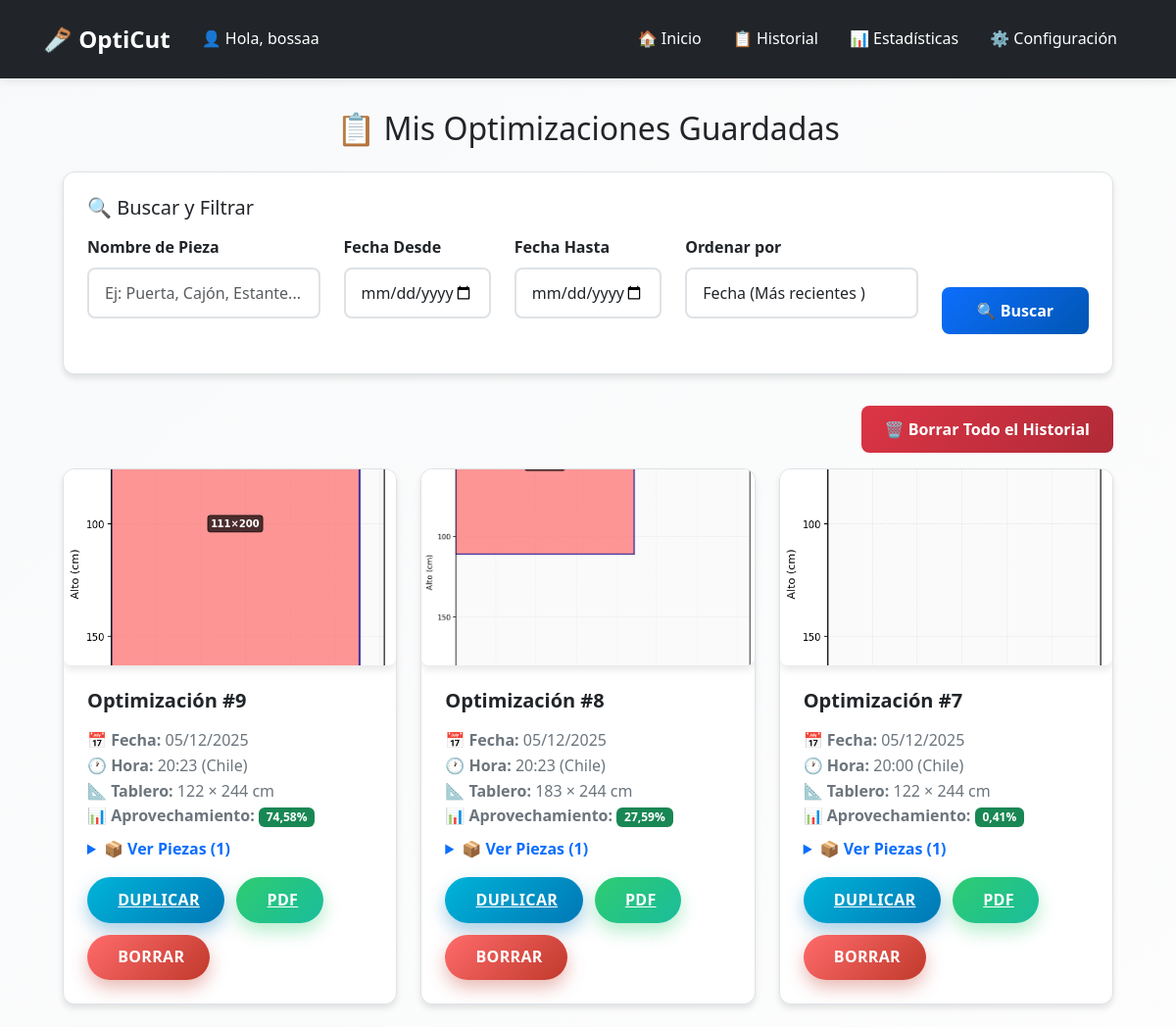
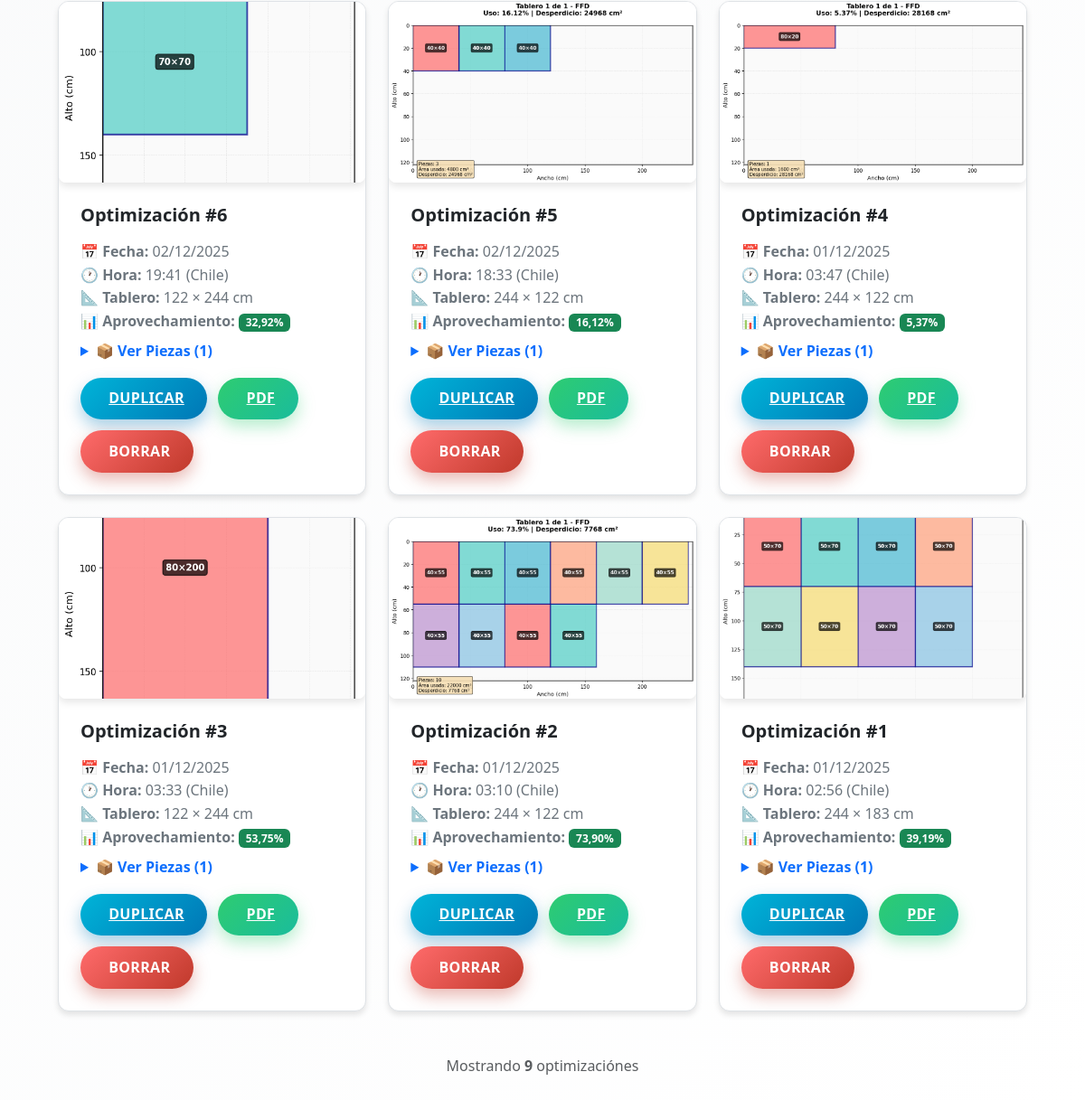
The page /opticut/mis-optimizaciones/ (signed in) on the database as committed earlier (2 pictures, top to bottom).
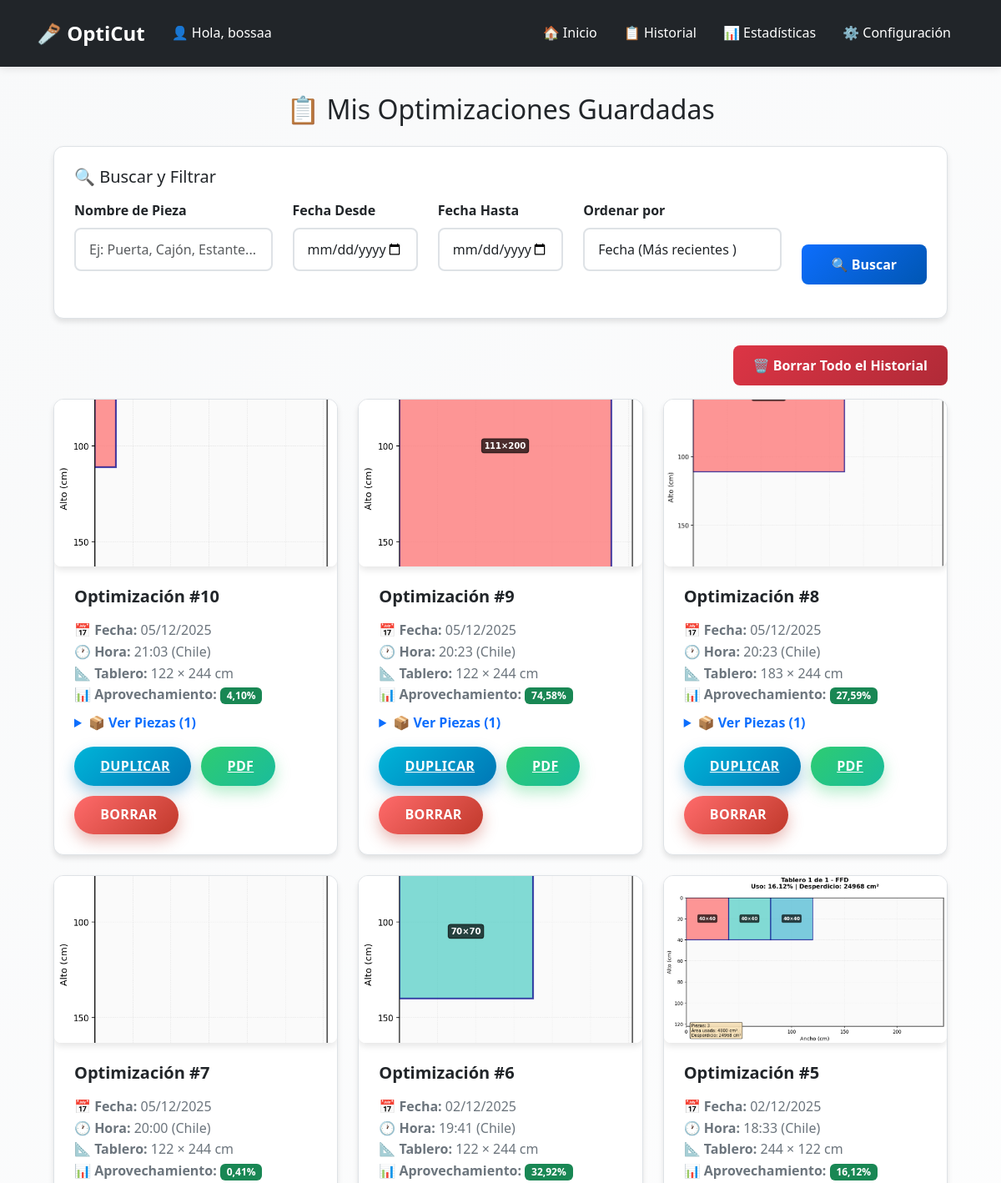
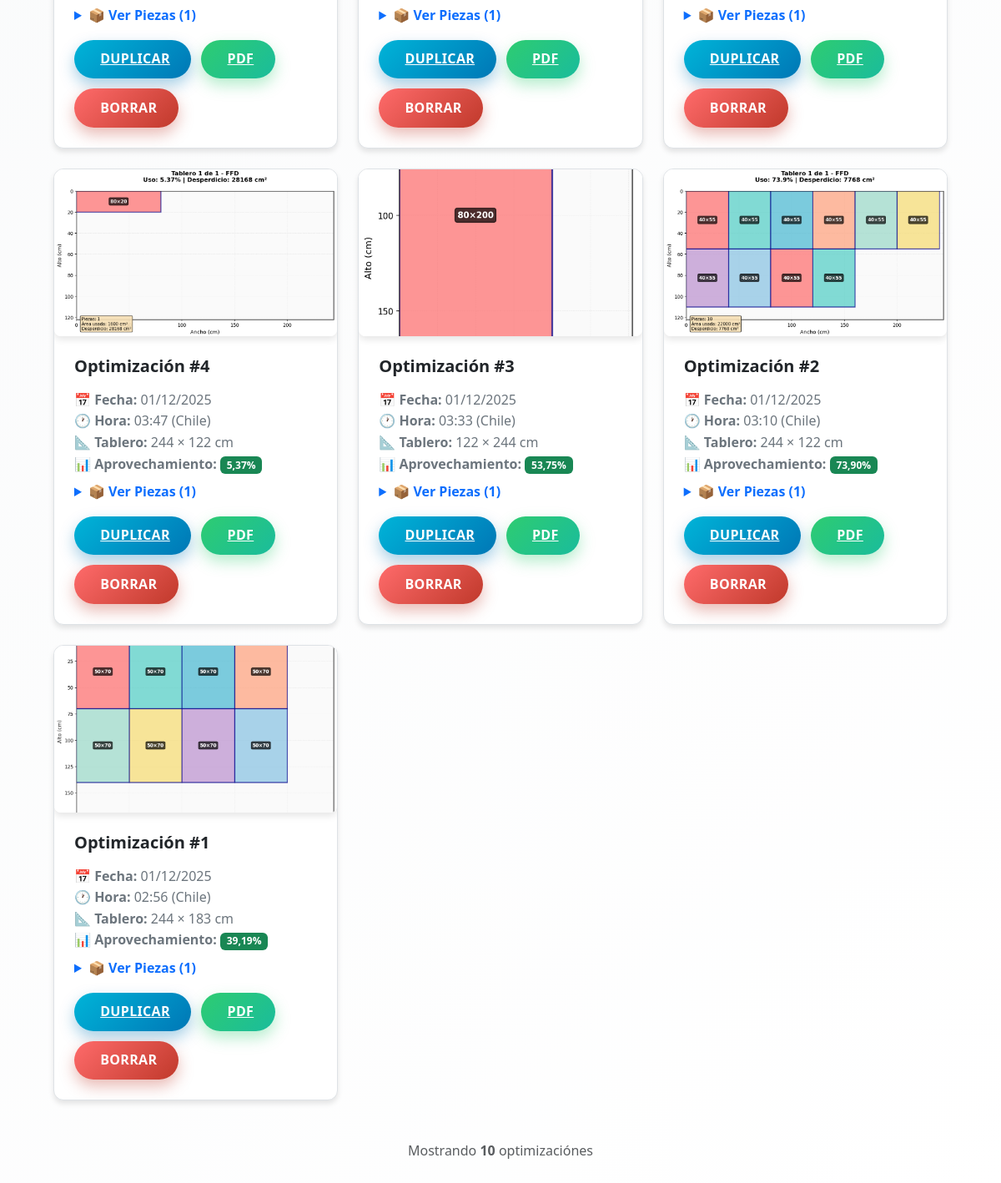
The same page on the database as committed later (2 pictures, top to bottom).
### opticut/models.py (models this page shows, shortened)
class Optimizacion(models.Model):
    usuario = models.ForeignKey(User, on_delete=models.CASCADE)
    fecha = models.DateTimeField(auto_now_add=True)
    ancho_tablero = models.IntegerField()
    alto_tablero = models.IntegerField()
    piezas = models.TextField(help_text="Listado de piezas en formato ancho,alto,cantidad")
    imagen = models.ImageField(upload_to='optimizaciones/', null=True, blank=True)
    pdf = models.FileField(upload_to='optimizaciones_pdfs/', null=True, blank=True)
    aprovechamiento_total = models.FloatField(default=0)
    favorito = models.BooleanField(default=False)

### opticut/views.py (the view, shortened to what this page needs)
# urls.py: path('mis-optimizaciones/', views.mis_optimizaciones, name='mis_optimizaciones'),
@login_required
def mis_optimizaciones(request):
    optimizaciones = Optimizacion.objects.filter(usuario=request.user)
    nombre_pieza = request.GET.get('nombre_pieza', '').strip()
    if nombre_pieza:
        optimizaciones = optimizaciones.filter(piezas__icontains=nombre_pieza)
    fecha_desde = request.GET.get('fecha_desde', '').strip()
    fecha_hasta = request.GET.get('fecha_hasta', '').strip()
    ordenar_por = request.GET.get('ordenar_por', 'fecha_desc')
    if ordenar_por == 'fecha_desc':
        optimizaciones = optimizaciones.order_by('-fecha')
    elif ordenar_por == 'fecha_asc':
        optimizaciones = optimizaciones.order_by('fecha')
    elif ordenar_por == 'aprovechamiento_desc':
        optimizaciones = optimizaciones.order_by('-aprovechamiento_total')
    elif ordenar_por == 'aprovechamiento_asc':
        optimizaciones = optimizaciones.order_by('aprovechamiento_total')
    else:
        optimizaciones = optimizaciones.order_by('-fecha')
    total_optimizaciones = optimizaciones.count()
    es_descendente = ordenar_por in ['fecha_desc', 'aprovechamiento_desc']
    optimizaciones_con_piezas = []
    for idx, opt in enumerate(optimizaciones, start=1):
        if es_descendente:
            numero_mostrado = total_optimizaciones - idx + 1
        else:
            numero_mostrado = idx
        piezas_procesadas = []
        for linea in opt.piezas.splitlines():
            if linea.strip():
                partes = linea.split(',')
                if len(partes) == 4:  # Formato: nombre,ancho,alto,cantidad
                    piezas_procesadas.append({
                        'nombre': partes[0].strip(),
                        'ancho': partes[1].strip(),
                        'alto': partes[2].strip(),
                        'cantidad': partes[3].strip()
                    })
        optimizaciones_con_piezas.append({
            'optimizacion': opt,
            'piezas': piezas_procesadas,
            'numero': numero_mostrado
        })
    return render(request, 'opticut/mis_optimizaciones.html', {
        'optimizaciones_con_piezas': optimizaciones_con_piezas,
        'nombre_pieza': nombre_pieza,
        'fecha_desde': fecha_desde,
        'fecha_hasta': fecha_hasta,
        'ordenar_por': ordenar_por,
    })

### usuarios/models.py (called while the page is built)
    def get_timeout_segundos_str(self):
        if self.timeout_sesion is None:
            return '1800'  # 30 minutos por defecto
        if self.timeout_sesion == 0:
            return '0'  # Desactivado
        return str(self.timeout_sesion * 60)

### opticut/templates/opticut/mis_optimizaciones.html (shortened to what the changed rows need)
{% extends 'opticut/base.html' %}
{% load static %}
{% block content %}
<div class="container mt-4">
  <h2 class="text-center mb-4 fade-in">📋 Mis Optimizaciones Guardadas</h2>
  {% if optimizaciones_con_piezas %}
    <div class="row">
      {% for item in optimizaciones_con_piezas %}
        {% with optimizacion=item.optimizacion piezas=item.piezas %}
        <div class="col-md-6 col-lg-4 mb-4 fade-in">
          <div class="optimizacion-card">
            {% if optimizacion.imagen %}
              <img src="{{ optimizacion.imagen.url }}"
                   class="card-img-top"
                   alt="Optimización #{{ optimizacion.id }}"
                   style="max-height: 200px; object-fit: cover;">
            {% endif %}
            <div class="card-body">
              <h5 class="card-title">Optimización #{{ item.numero }}</h5>
              <p class="card-text">
                <strong>📅 Fecha:</strong> {{ optimizacion.fecha|date:"d/m/Y" }}<br>
                <strong>🕐 Hora:</strong> {{ optimizacion.fecha|date:"H:i" }} (Chile)<br>
                <strong>📐 Tablero:</strong> {{ optimizacion.ancho_tablero }} × {{ optimizacion.alto_tablero }} cm<br>
                <strong>📊 Aprovechamiento:</strong>
                <span class="badge bg-success">{{ optimizacion.aprovechamiento_total|floatformat:2 }}%</span>
              </p>
              {% if piezas %}
              <details class="mb-2">
                <summary style="cursor: pointer; color: var(--accent-primary); font-weight: 600;">
                  📦 Ver Piezas ({{ piezas|length }})
                </summary>
              </details>
              {% endif %}
              <div class="action-buttons mt-3">
                <a href="{% url 'opticut:duplicar_optimizacion' optimizacion.id %}"
                   class="btn-action btn-duplicar"
                   title="Duplicar esta optimización">
                   Duplicar
                </a>
                <a href="{% url 'opticut:descargar_pdf' optimizacion.id %}?ordenar_por={{ ordenar_por }}"
                   class="btn-action btn-pdf"
                   title="Descargar PDF">
                   PDF
                </a>
                <form method="post"
                      action="{% url 'opticut:borrar_optimizacion' optimizacion.id %}"
                      style="display:inline;"
                      onsubmit="return confirm('¿Eliminar esta optimización?');">
                  <button type="submit" class="btn-action btn-eliminar" title="Eliminar">
                     Borrar
                  </button>
                </form>
              </div>
            </div>
          </div>
        </div>
        {% endwith %}
      {% endfor %}
    </div>
    <div class="text-center mt-4 mb-4">
      <p class="text-muted">
        Mostrando <strong>{{ optimizaciones_con_piezas|length }}</strong> optimización{{ optimizaciones_con_piezas|length|pluralize:"es" }}
      </p>
    </div>
  {% endif %}
</div>
{% endblock %}

Rows that differ between the two databases and show on the page:
added Optimizacion: optimizacion.imagen (picture), numero "10", optimizacion.fecha "05/12/2025", optimizacion.fecha "21:03", optimizacion.ancho_tablero "122", optimizacion.alto_tablero "244", optimizacion.aprovechamiento_total "4,10", piezas|length "1"
Other text that changed with them:
{{ optimizaciones_con_piezas|length }}: "9" → "10"
